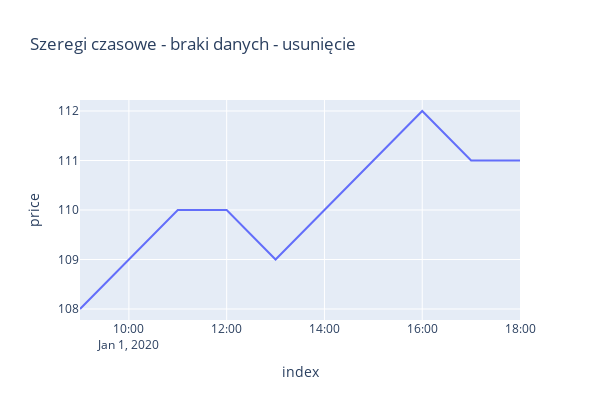

The code cell stored with this chart in its notebook:
### Markdown cell above
### Usunięcie braku danych

### Code cell
df_plotly = df_plotly.dropna()
px.line(df_plotly, 'index', 'price', width=600, height=400, title='Szeregi czasowe - braki danych - usunięcie')

### Figure 1 — Plotly figure (JSON) as saved in the notebook; plotly's stock layout.template omitted (floating-point values rounded to 4 significant figures)
{"data": [{"hovertemplate": "index=%{x}<br>price=%{y}<extra></extra>", "legendgroup": "", "line": {"color": "#636efa", "dash": "solid"}, "marker": {"symbol": "circle"}, "mode": "lines", "name": "", "orientation": "v", "showlegend": false, "type": "scatter", "x": ["2020-01-01T09:00:00.000000000", "2020-01-01T10:00:00.000000000", "2020-01-01T11:00:00.000000000", "2020-01-01T12:00:00.000000000", "2020-01-01T13:00:00.000000000", "2020-01-01T16:00:00.000000000", "2020-01-01T17:00:00.000000000", "2020-01-01T18:00:00.000000000"], "xaxis": "x", "y": [108.0, 109.0, 110.0, 110.0, 109.0, 112.0, 111.0, 111.0], "yaxis": "y"}], "layout": {"height": 400, "legend": {"tracegroupgap": 0}, "title": {"text": "Szeregi czasowe - braki danych - usunięcie"}, "width": 600, "xaxis": {"anchor": "y", "domain": [0, 1], "title": {"text": "index"}}, "yaxis": {"anchor": "x", "domain": [0, 1], "title": {"text": "price"}}}}
